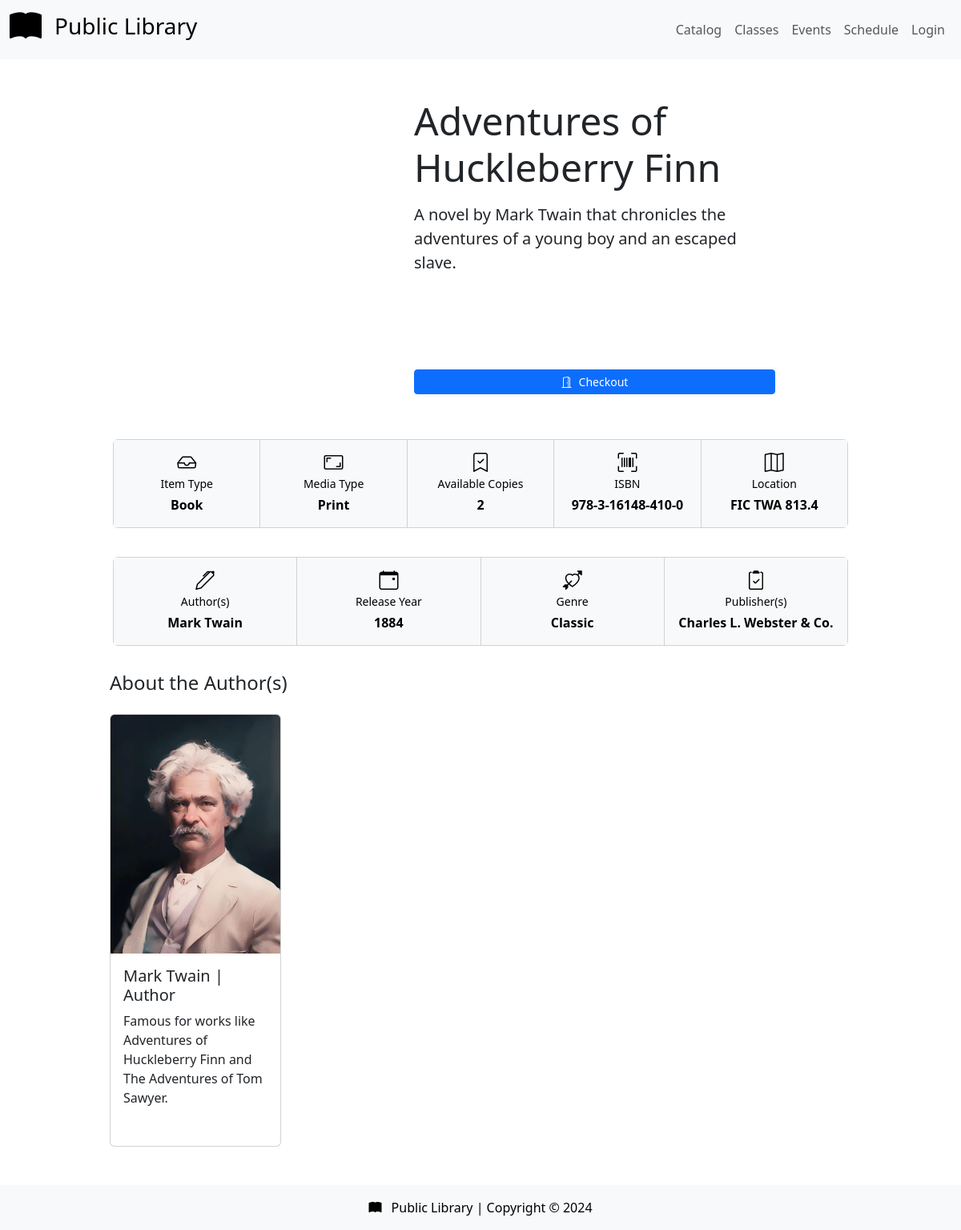
The page /views/pages/view-item.php?itemId=1 on the database its author committed.
### tables this page shows
CREATE TABLE LIB_ITEM (
    ItemID INT AUTO_INCREMENT PRIMARY KEY,
    Isbn VARCHAR(13) NOT NULL, 
    Title VARCHAR(255) NOT NULL,
    Description TEXT,
    Year SMALLINT,
    IssueNumber TINYINT,
    LibCopies TINYINT,
    ImagePath VARCHAR(255), 
    LibLocation VARCHAR(50), 
    ItemTypeID TINYINT,
    MediaTypeID TINYINT,
    GenreID TINYINT,
    FOREIGN KEY (ItemTypeID) REFERENCES LIB_ITEM_TYPE(ItemTypeID) ON DELETE SET NULL,
    FOREIGN KEY (MediaTypeID) REFERENCES LIB_MEDIA_TYPE(MediaTypeID) ON DELETE SET NULL,
    FOREIGN KEY (GenreID) REFERENCES LIB_GENRE(GenreID) ON DELETE SET NULL
);

### helpers.php (called while the page is built, shortened)
<?php
function formatISBN($isbn) {
    return preg_replace('/(\d{3})(\d{1})(\d{5})(\d{3})(\d{1})/', '$1-$2-$3-$4-$5', $isbn);
}
function prepSanitaryData($conn, $string) {
    $trimmed = trim($string);
    return $trimmed;
}

### views/pages/view-item.php (the view, shortened to what this page needs)
<?php include_once '../partials/head.php'; ?>
<?php include_once '../partials/navbar.php'; ?>
<main>
    <div class="container mt-5">
        <div class="row justify-content-center">
            <?php
                require_once '../../config/dbauth.php';
                require_once '../../helpers.php';
                $conn = connect();
                $itemId = prepSanitaryData($conn, $_GET['itemId']);
                $result = $conn->query($query);
                $result->data_seek(0);
                $row = $result->fetch_array(MYSQLI_ASSOC);
                $itemImg = ($row['ItemImg'] ?? 'ImageDirectory/default-image.jpg');
                $creators = json_decode(stripslashes($row['Creators']), true);
                $publishers = json_decode(stripslashes($row['Publishers']), true);
                $creator_names = implode(', ', array_map(fn($x) => "$x[name]",  $creators));
                $publisher_names = implode(array_map(fn($x) => "$x[name]",  $publishers));
                $creator_type = $creators[0]['type'];
                $item_meta = array(
                    array("caption" => "Item Type", "value" => $row['ItemType'], "icon" => "bi-inbox"),
                    array("caption" => "Media Type", "value" => $row['MediaType'], "icon" => "bi-aspect-ratio"),
                    array("caption" => "Available Copies", "value" => $row['LibCopies'], "icon" => "bi-bookmark-check"),
                    array("caption" => "ISBN", "value" => formatISBN($row['Isbn']), "icon" => "bi-upc-scan"),
                    array("caption" => "Location", "value" => $row['LibLocation'], "icon" => "bi-map"),
                    array("caption" => "Author(s)", "value" => $creator_names, "icon" => "bi-pen"),
                    array("caption" => "Release Year", "value" => $row['Year'], "icon" => "bi-calendar-event"),
                    array("caption" => "Genre", "value" => $row['Genre'], "icon" => "bi-arrow-through-heart"),
                    array("caption" => "Publisher(s)", "value" => $publisher_names, "icon" => "bi-clipboard2-check")
                );
                function constructCard($instance) {
                    echo <<<_END
                    <div class="card">
                        <div class="card-body text-bg-light text-center">
                            <h4 class="mb-1"><i class="bi $instance[icon]"></i></h4>
                            <p class="small mb-1">$instance[caption]</p>
                            <p class="fw-bold mb-0">$instance[value]</p>
                        </div>
                    </div>
                    _END;
                }
                echo <<<_END
                    <div class="col-8 col-md-4 col-xl-3">
                        <img class="img-fluid" src='../../$itemImg' alt="">
                    </div>
                    <div class="col-12 col-md-6 col-xl-5 mt-3 mt-md-0 d-flex flex-column justify-content-center">
                        <div>
                            <h1 class="display-5 mb-3">$row[Title]</h1>
                            <div style="height:13rem">
                                <p class="lead text-truncate-multiline">$row[Description]</p>
                            </div>
                        </div>
                        <div class="row">
                            <div class="col-12 mb-3">
                                <a class="btn btn-sm btn-primary d-inline-flex justify-content-center align-items-center w-100" href="#">
                                    <i class="bi bi-door-open pe-2"></i>
                                    Checkout
                                </a>
                            </div>
                _END;
                echo <<<_END
                        </div>
                    </div>
                _END;
            ?>
        </div>
        <div class="row justify-content-center mt-4">
            <div class="col-12 col-md-10 p-3">
                <?php
                echo '<div class="card-group">';
                foreach(array_slice($item_meta, 0, 5) as $meta) {
                    constructCard($meta);
                }
                echo '</div>';
                ?>
            </div>
        </div>
        <div class="row justify-content-center mt-1">
            <div class="col-12 col-md-10 p-3">
                <?php
                    echo '<div class="card-group">';
                    foreach(array_slice($item_meta, 5, 4) as $meta) {
                        constructCard($meta);
                    }
                    echo '</div>';
                ?>
            </div>
        </div>
        <div class="row justify-content-center mt-3 mb-5">
            <?php
            echo <<<_END
            <div class="col-md-10">
                <h4 class="mb-4">About the $creator_type(s)</h4>
                <div class="row row-cols-2 row-cols-md-4 g-4">
            _END;
            foreach($creators as $creator) {
                echo <<<_END
                <div class="col">
                    <div class="card">
                        <img src="../../$creator[image]" class="card-img-top" alt="...">
                        <div class="card-body" style="height:15rem">
                            <h5 class="card-title">$creator[name] | $creator[type]</h5>
                            <p class="card-text text-truncate-multiline">$creator[bio]</p>
                            <a class="stretched-link" href="view-creator.php?creatorId=$creator[id]"></a>
                        </div>
                    </div>
                </div>
                _END;
            }
            echo '</div>';
            ?>
        </div>
    </div>
</main>
<?php include_once '../partials/footer.php'; ?>

### styles.css (style rules this page uses)
.text-truncate-multiline { display: -webkit-box; -webkit-box-orient: vertical; overflow: hidden; text-overflow: ellipsis; -webkit-line-clamp: 6; height: calc(1.5em * 6); }

### rows shown on the page
lib_item: Title "Adventures of Huckleberry Finn", Description "A novel by Mark Twain that chronicles the adventures of a young boy and an escaped slave."

### other values the page prints
$authLang "Login"
$instance[caption] "Item Type"
$instance[value] "Book"
$instance[caption] "Media Type"
$instance[value] "Print"
$instance[caption] "Available Copies"
$instance[value] "2"
$instance[caption] "ISBN"
$instance[value] "978-3-16148-410-0"
$instance[caption] "Location"
$instance[value] "FIC TWA 813.4"
$instance[caption] "Author(s)"
$instance[value] "Mark Twain"
$instance[caption] "Release Year"
$instance[value] "1884"
